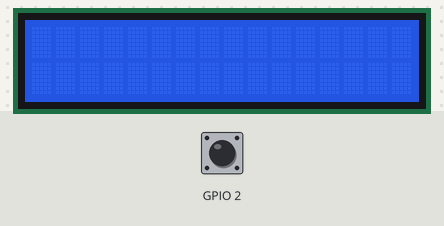
A program run on a simulated Raspberry Pi (BCM pin numbers). On the bench: 16×2 character LCD. The test bench sets the inputs (shaded band); at power-on: GPIO 2 HIGH.

Above: at 1.2 s.
1.3 s: GPIO 2 pulled LOW for 0.15 s
At 1.5 s:
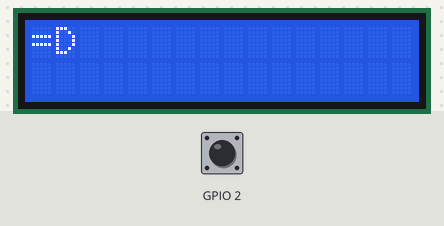
At 7.14 s:
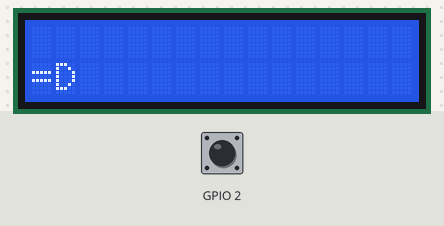
Timing chart, 0 to 8.0 s (numbered marks = the images above; inputs shaded):
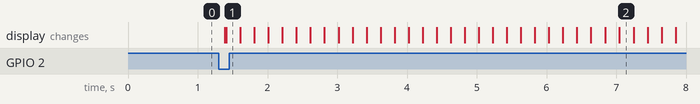

Measured:
- after the input at 1.3 s, the display: first changes after 0.09 s (image 1 shows a later state)

The program:

prueba_boton.py
```python
#!/usr/bin/python
import time
import Adafruit_CharLCD as LCD
from gpiozero import Button

button = Button(2)

# LCD settings
lcd_rs        = 12
lcd_en        = 06
lcd_d4        = 20
lcd_d5        = 26
lcd_d6        = 16
lcd_d7        = 19
lcd_backlight = 4
lcd_columns   = 16
lcd_rows      = 2
lcd = LCD.Adafruit_CharLCD(lcd_rs, lcd_en, lcd_d4, lcd_d5, lcd_d6, lcd_d7, lcd_columns, lcd_rows, lcd_backlight)

def s(t=0.33):
    return time.sleep(t)

# Partes del mensaje
p1 = 'Hola Papa'
p2 = 'La pantalla es\nazul'
p3 = 'Y las letras son\nblancas'
p4 = 'Gracias por los\npines.'
gracias = [p1,p2,p3,p4]
def main():

    def mensaje(m):
        lcd.clear()
        lcd.blink(True)
        lcd.message(m)
        lcd.blink(False)

    def animacion(msg):
        lcd.message(msg)
        for i in range(lcd_columns-len(msg)):
            s(0.2)
            lcd.move_right()
        for i in range(lcd_columns-len(msg)):
            s(0.2)
            lcd.move_left()
        lcd.clear()


    for parte in gracias:
        button.wait_for_press()
        mensaje(parte)
    button.wait_for_press()
    lcd.clear()
    lcd.blink(False)
    msg1 = '=D'
    animacion(msg1)
    msg2='\n=D'
    animacion(msg2)
    button.wait_for_press()
    lcd.clear()

main()
# while True:
#     button.wait_for_press()
#     lcd.message('Hola')
#     s(1)
#     lcd.clear()
```
